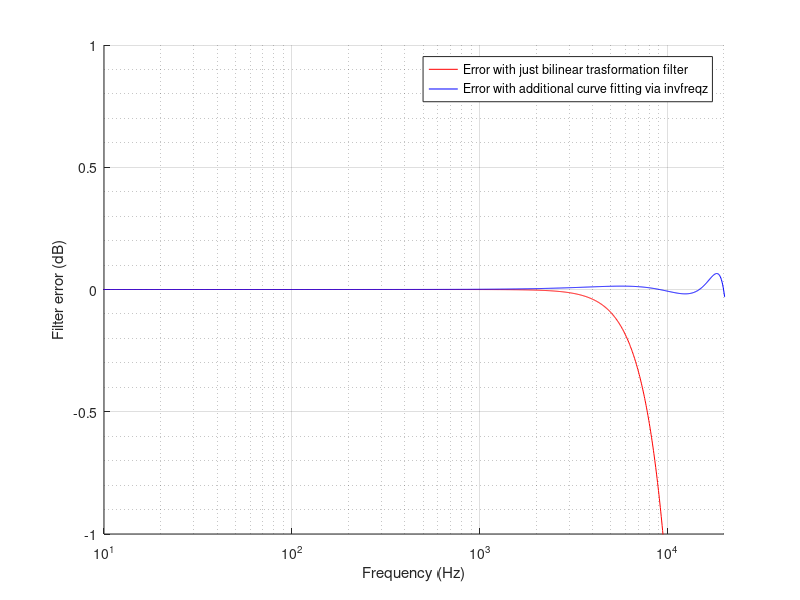

This figure's MATLAB source:
%
% C-weighting IIR filter design
%
% (c)2019 Ivan Kostoski
%

clear;
format long;
pi = 3.14159265358979;

% Sampling Rate
Fs = 48000;

% IEC specified frequencies
IEC_f = [10, 12.5, 16, 20, 25, 31.5, 40, 50, 63, 80, ...
         100, 125, 160, 200, 250, 315, 400, 500, 630, 800, ...
         1000, 1250, 1600, 2000, 2500, 3150, 4000, 5000, 6300, 8000, ...
         10000, 12500, 16000, 20000];

% Logarithmic frequencies for graphs         
f = logspace(0, 5, 2048);
         
% IEC specified attenuation for C-weighting
IEC_f_cw = [-14.3, -11.2, -8.5, -6.2, -4.4, -3.0, -2.0, -1.3, -.8, -.5, ...
            -.3, -.2, -.1, 0, 0, 0, 0, 0, 0, 0, ...
            0, 0, -.1, -.2, -.3, -.5, -.8, -1.3, -2.0, -3.0, ...
            -4.4, -6.2, -8.5, -11.2];
                 
% Analog C-weighting filter according to IEC/CD 1672.
f1 = 20.598997; %Hz 
f2 = 107.65265; %Hz
f3 = 737.86223; %Hz 
f4 = 12194.217; %Hz
C1000 = 0.0619;
NUM = [(2*pi*f4)^2*(10^(C1000/20)), 0, 0];
DEN = conv([1, +4*pi*f4, (2*pi*f4)^2], [1, +4*pi*f1, (2*pi*f1)^2]); 
% Analog transfer function
H_a = freqs(NUM, DEN, f.*(2*pi));

% Bilinear transformation of analog design to get the digital 
[B_bt, A_bt] = bilinear(NUM, DEN, 1/Fs);
H_bt = freqz(B_bt, A_bt, f, Fs);

% We will take the only the low frequency part of bilinear transformation
% Which was calculated to be approximately (the first SOS):
B_lo = [1, -2, 1];
A_lo = [1, -1.9946144559930206, 0.9946217070140836];
[sos_lo, gain_lo] = tf2sos(B_lo, A_lo);

%
% Curve fitting of the 'high' frequency part with invfreqz
%
f_hi =  [1000,  1250,  10000, 16000, 20000, 24000];
dB_hi = [   0,     0,   -4.4,  -8.6, -11.3, -15.0];
w_hi = f_hi.*((2*pi)/Fs);
mag_hi = arrayfun(@db2mag, dB_hi);
[B_hi, A_hi] = invfreqz(mag_hi, w_hi, 4, 4);
[sos_hi, gain_hi] = tf2sos(B_hi, A_hi);

% Merge SOS sections
sos = [sos_lo; sos_hi]
% Multiply the gain and reduce it a bit
gain = gain_lo * gain_hi * 0.996

% Convert to transfer function and try to stabilize 
[B_tf, A_tf] = sos2tf(sos, gain);
B_tf_s = polystab(B_tf) * norm(B_tf) / norm(polystab(B_tf));
A_tf_s = polystab(A_tf) * norm(A_tf) / norm(polystab(A_tf));
A_tf_s0 = A_tf_s(1);
% Caluclate and display stable coefficients
B = B_tf_s./A_tf_s0
A = A_tf_s./A_tf_s0
% Display the roots
roots(B)
roots(A)
H = freqz(B, A, f, Fs);

% Frequency response graph
clf;
hold on;
grid on;
xlim([10, Fs/2]);
ylim([-15, 5]);
xlabel('Frequency (Hz)');
ylabel('Magnitude (dB)');
semilogx(f, 20*log10(abs(H_a)), 'g;IEC specified transfer function for C-weighting;');
semilogx(f, 20*log10(abs(H_bt)), 'r;Bilinear trasformation;');
semilogx(f, 20*log10(abs(H)), 'b;High frequency part curve fitting with invfreqz;');
hold off

% Filter error graph
clf;
hold on;
grid on;
grid minor;
xlim([10, 20000]);
ylim([-1, +1]);
xlabel('Frequency (Hz)');
ylabel('Filter error (dB)');
semilogx(f, 20*log10(abs(H_bt)) - 20*log10(abs(H_a)), 'r;Error with just bilinear trasformation filter;');
semilogx(f, 20*log10(abs(H)) - 20*log10(abs(H_a)), 'b;Error with additional curve fitting via invfreqz;');
hold off;

% Display the sections
[sos1, gain1] = tf2sos(B, A)
